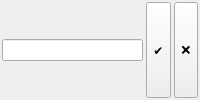
<?xml version="1.0" encoding="UTF-8"?>
<ui version="4.0">
 <class>CoordsInput</class>
 <widget class="QWidget" name="CoordsInput">
  <property name="sizePolicy">
   <sizepolicy hsizetype="Preferred" vsizetype="Minimum">
    <horstretch>0</horstretch>
    <verstretch>0</verstretch>
   </sizepolicy>
  </property>
  <layout class="QHBoxLayout" name="horizontal_layout">
   <property name="spacing">
    <number>3</number>
   </property>
   <property name="leftMargin">
    <number>2</number>
   </property>
   <property name="topMargin">
    <number>2</number>
   </property>
   <property name="rightMargin">
    <number>2</number>
   </property>
   <property name="bottomMargin">
    <number>2</number>
   </property>
   <item>
    <widget class="QLineEdit" name="coords_edit"/>
   </item>
   <item>
    <widget class="QToolButton" name="accept_button">
     <property name="sizePolicy">
      <sizepolicy hsizetype="Fixed" vsizetype="Preferred">
       <horstretch>0</horstretch>
       <verstretch>0</verstretch>
      </sizepolicy>
     </property>
     <property name="toolTip">
      <string>Accept</string>
     </property>
     <property name="text">
      <string>✔️</string>
     </property>
    </widget>
   </item>
   <item>
    <widget class="QToolButton" name="reject_button">
     <property name="sizePolicy">
      <sizepolicy hsizetype="Fixed" vsizetype="Preferred">
       <horstretch>0</horstretch>
       <verstretch>0</verstretch>
      </sizepolicy>
     </property>
     <property name="toolTip">
      <string>Reject</string>
     </property>
     <property name="text">
      <string>❌</string>
     </property>
    </widget>
   </item>
  </layout>
 </widget>
 <resources/>
 <connections/>
</ui>
